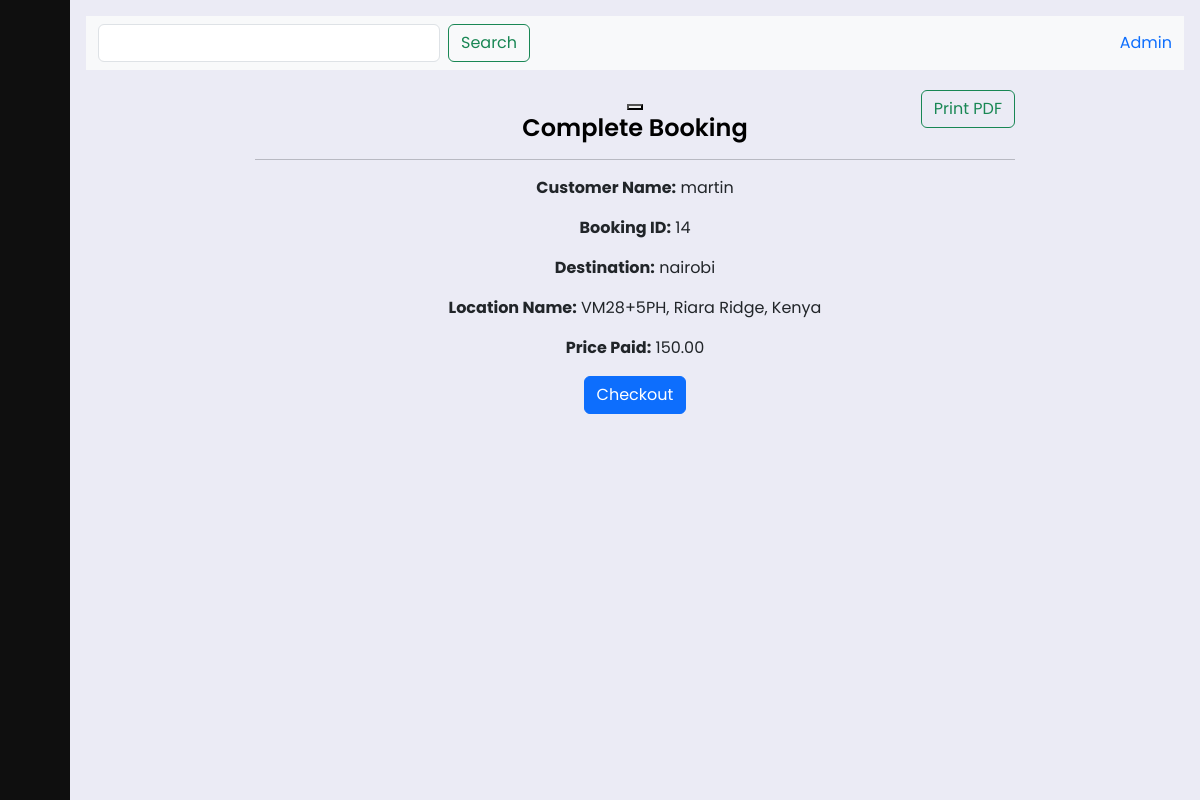
The page /Book_report.php?booking_id=14 (signed in) on the database its author committed.
### tables this page shows
CREATE TABLE `users` (
  `User_ID` int(11) NOT NULL,
  `User_Name` varchar(255) NOT NULL,
  `User_Email` varchar(255) DEFAULT NULL,
  `User_Password_Hash` varchar(255) DEFAULT NULL,
  `User_Phone_Number` varchar(20) DEFAULT NULL,
  `User_Gender` varchar(10) DEFAULT NULL,
  `User_Role` varchar(20) DEFAULT 'user'
);

CREATE TABLE `bookings` (
  `Booking_id` int(11) NOT NULL,
  `booking_user_id` int(11) NOT NULL,
  `Booking_matatu_id` int(11) DEFAULT NULL,
  `booking_num_seats` int(11) DEFAULT NULL,
  `booking_passenger_name` varchar(255) DEFAULT NULL,
  `booking_contact_number` varchar(255) DEFAULT NULL,
  `booking_share_location` tinyint(1) DEFAULT NULL,
  `booking_location` varchar(1000) DEFAULT NULL,
  `booking_time` timestamp NOT NULL DEFAULT current_timestamp(),
  `booking_payment_status` tinyint(1) DEFAULT 0,
  `booking_destination` varchar(255) DEFAULT NULL,
  `booking_destination_lat` decimal(10,8) DEFAULT NULL,
  `booking_destination_lng` decimal(11,8) DEFAULT NULL,
  `booking_sacco_id` int(11) DEFAULT NULL
);

CREATE TABLE `routes` (
  `route_id` int(11) NOT NULL,
  `route_Start_Location` varchar(255) DEFAULT NULL,
  `route_End_Location` varchar(255) DEFAULT NULL,
  `route_Estimated_Time_In_MINUTES` time DEFAULT NULL,
  `route_waypoints` varchar(255) DEFAULT NULL,
  `route_matatu_id` int(11) NOT NULL,
  `route_sacco_id` int(11) NOT NULL,
  `route_Price` decimal(10,2) DEFAULT NULL
);

### retrieve_user_login.php (called while the page is built, shortened)
<?php
include 'conn.php';
function getUserInfoIfLoggedIn($conn) {
    if (isset($_SESSION["loggedin"]) && $_SESSION["loggedin"] === true) {
        $userId = $_SESSION["User_ID"];
        $query = "SELECT * FROM users WHERE User_ID = '$userId'";
        $result = $conn->query($query);
        if ($result && $result->num_rows > 0) {
            $userInformation = $result->fetch_assoc();
            $username = $userInformation['User_Name'];
        } else {
            echo "User not found.";
        }
    } else {
      header("Location: user_login.php");
    }
}
getUserInfoIfLoggedIn($conn);
?>

### Book_report.php (the view, shortened to what this page needs)
<?php
include 'conn.php';
require_once 'retrieve_user_login.php';
if (isset($_GET['booking_id'])) {
    $bookingId = $_GET['booking_id'];
    $query = "SELECT b.*, r.route_Price
    FROM bookings b
    JOIN matatu m ON b.Booking_matatu_id = m.matatu_id
    JOIN drivers d ON m.matatu_driver_id = d.driver_id
    JOIN routes r ON m.matatu_id = r.route_matatu_id
    JOIN saccos s ON d.Driver_sacco_id = s.sacco_id
    WHERE b.booking_id = ?";
    $stmt = $conn->prepare($query);
    $stmt->bind_param("i", $bookingId);
    $stmt->execute();
    $result = $stmt->get_result();
    if ($result->num_rows > 0) {
        $booking = $result->fetch_assoc();
    } else {
        echo "Booking not found.";
        exit();
    }
} else {
    echo "Booking ID not provided.";
    exit();
}
?>
<!DOCTYPE html>
<html lang="en">
<head>
    <link href="https://cdn.lineicons.com/4.0/lineicons.css" rel="stylesheet" />
    </div><link rel="stylesheet" href="https://cdnjs.cloudflare.com/ajax/libs/font-awesome/5.15.4/css/all.min.css">
    <link href="https://cdn.jsdelivr.net/npm/bootstrap@5.3.0-alpha3/dist/css/bootstrap.min.css" rel="stylesheet"
>
    <link rel="stylesheet" href="style.css">
</head>
<body>
    <div class="wrapper">
        <aside id="sidebar">
            <div class="d-flex">
                <button class="toggle-btn" type="button">
                </button>
            </div>
            <ul class="sidebar-nav">
                <li class="sidebar-item">
                    <a href="Home.php" class="sidebar-link">
                    </a>
                </li>
                <li class="sidebar-item">
                    <a href="Book_A_Ride.php" class="sidebar-link">
                    </a>
                </li>
                <li class="sidebar-item">
                    <a href="#" class="sidebar-link collapsed has-dropdown" data-bs-toggle="collapse"
                        data-bs-target="#auth" aria-expanded="false" aria-controls="auth">
                    </a>
                </li>
                <li class="sidebar-item">
                    <a href="select_sacco_book.php" class="sidebar-link collapsed has-dropdown" data-bs-toggle="collapse"
                        data-bs-target="#multi" aria-expanded="false" aria-controls="multi">
                    </a>
                </li>
                <li class="sidebar-item">
                    <a href="select_sacco_book.php" class="sidebar-link">
                    </a>
                </li>
                <li class="sidebar-item">
                    <a href="rental_success.php" class="sidebar-link">
                    </a>
                </li>
            </ul>
            <div class="sidebar-footer">
                <a href="logout.php" class="sidebar-link">
                </a>
            </div>
        </aside>
    <div class="main p-3">
    <nav class="navbar bg-body-tertiary">
      <div class="container-fluid">
        <form class="d-flex" role="search">
          <input class="form-control me-2" type="search"  aria-label="Search">
          <button class="btn btn-outline-success" type="submit">Search</button>
        </form>
        <a class="user" href="#"> <i class="lni lni-user"></i>
          <span><?php echo $username; ?></span>
        </a>
      </div>
    </nav>
<div class="report-container">
    <div>
        <button class="btn btn-outline-success" id="print-btn" type="button" onclick="generatePDF()">Print PDF</button>
    </div>
    <div id="booking-section">
    <button id="toggle-btn" type="button">
      </button>
        <h1>Complete Booking</h1>
        <hr>
        <p><strong>Customer Name:</strong> <?php echo $booking['booking_passenger_name']; ?></p>
        <p><strong>Booking ID:</strong> <?php echo $booking['Booking_id']; ?></p>
        <p><strong>Destination:</strong> <?php echo $booking['booking_destination']; ?></p>
        <p><strong>Location Name:</strong> <?php echo $booking['booking_location']; ?></p>
        <p><strong>Price Paid:</strong> <?php echo $booking['route_Price']; ?></p>
        </div>
<button id="checkout-btn" type="button" class="btn btn-primary" data-bs-toggle="modal" data-bs-target="#checkoutModal">Checkout</button>
</body>
</html>

### style.css (style rules this page uses)
a { text-decoration: none; }
li { list-style: none; }
h1 { font-weight: 600; font-size: 1.5rem; }
body { font-family: 'Poppins', sans-serif; }
.wrapper { display: flex; }
.main { min-height: 100vh; width: 100%; overflow: hidden; transition: all 0.35s ease-in-out; background-color: #ebebf5; }
#sidebar { width: 70px; min-width: 70px; z-index: 1000; max-height: 100vh; overflow-y: none; transition: all .25s ease-in-out; background-color: #0f0f0f; display: flex; flex-direction: column; }
.toggle-btn { background-color: transparent; cursor: pointer; border: 0; padding: 1rem 1.5rem; }
.sidebar-nav { padding: 2rem 0; flex: 1 1 auto; }
a.sidebar-link { padding: .625rem 1.625rem; color: #FFF; display: block; font-size: 0.9rem; white-space: nowrap; border-left: 3px solid transparent; }
.sidebar-item { position: relative; }
.report-container { max-width: 800px; margin: 0 auto; padding: 20px; position: relative; text-align: center; }
#print-btn { position: absolute; top: 20px; right: 20px; }
h1 { color: #000000; }

### rows shown on the page
users: User_Name "Admin"
bookings: booking_passenger_name "martin", Booking_id "14", booking_destination "nairobi", booking_location "VM28+5PH, Riara Ridge, Kenya", routes.route_Price "150.00"
